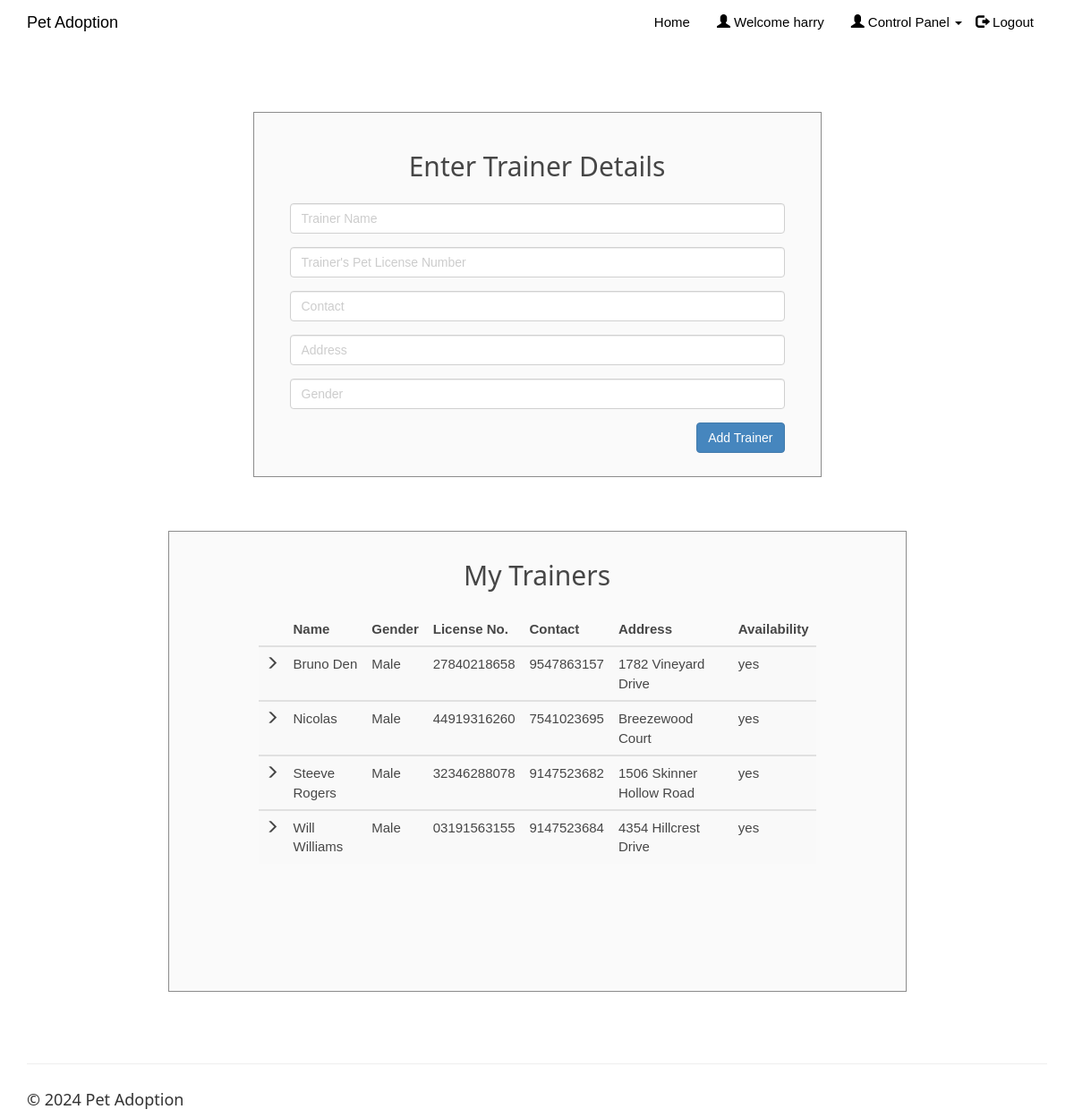
Page /enterdriver.php (signed in) on the committed database.
### tables this page shows
CREATE TABLE IF NOT EXISTS `owner` (
`owner_id` int(20) NOT NULL,
  `owner_name` varchar(50) NOT NULL,
  `dl_number` varchar(50) NOT NULL,
  `owner_phone` varchar(15) NOT NULL,
  `owner_address` varchar(50) NOT NULL,
  `owner_gender` varchar(10) NOT NULL,
  `client_username` varchar(50) NOT NULL,
  `owner_availability` varchar(10) NOT NULL
);

### enterdriver.php (the view, shortened to what this page needs)
<!DOCTYPE html>
<html>
<?php
include('session_client.php'); ?>
<head>
<link rel="stylesheet" href="assets/bootstrap/css/bootstrap.min.css">
<link rel="stylesheet" href="assets/fonts/font-awesome.min.css">
    <link rel="stylesheet" href="assets/w3css/w3.css">
<link rel="stylesheet" type="text/css" href="assets/css/customerlogin.css">
<link rel="stylesheet" type="text/css" media="screen" href="assets/css/clientpage.css" />
</head>
<body>
 <nav class="navbar navbar-custom navbar-fixed-top" role="navigation" style="color: black">
        <div class="container">
            <div class="navbar-header">
                <a class="navbar-brand page-scroll" href="index.php">
                   Pet Adoption </a>
            </div>
            <?php
                if(isset($_SESSION['login_client'])){
            ?>
            <div class="collapse navbar-collapse navbar-right navbar-main-collapse">
                <ul class="nav navbar-nav">
                    <li>
                        <a href="index.php">Home</a>
                    </li>
                    <li>
                        <a href="#"><span class="glyphicon glyphicon-user"></span> Welcome <?php echo $_SESSION['login_client']; ?></a>
                    </li>
                    <li>
                    <ul class="nav navbar-nav navbar-right">
            <li><a href="#" class="dropdown-toggle active" data-toggle="dropdown" role="button" aria-haspopup="true" aria-expanded="false"><span class="glyphicon glyphicon-user"></span> Control Panel <span class="caret"></span> </a>
            </li>
          </ul>
                    </li>
                    <li>
                        <a href="logout.php"><span class="glyphicon glyphicon-log-out"></span> Logout</a>
                    </li>
                </ul>
            </div>
            <?php
                }
                ?>
        </div>
    </nav>
    <div class="container" style="margin-top: 65px;" >
    <div class="col-md-7" style="float: none; margin: 0 auto;">
      <div class="form-area">
        <form role="form" action="enterdriver1.php" method="POST">
        <br style="clear: both">
          <h3 style="margin-bottom: 25px; text-align: center; font-size: 30px;"> Enter Trainer Details </h3>
          <div class="form-group">
            <input type="text" class="form-control" id="owner_name" name="owner_name" placeholder="Trainer Name " required autofocus="">
          </div>
          <div class="form-group">
            <input type="text" class="form-control" id="dl_number" name="dl_number" placeholder="Trainer's Pet License Number" required>
          </div>
          <div class="form-group">
            <input type="text" class="form-control" id="owner_phone" name="owner_phone" placeholder="Contact" required>
          </div>
          <div class="form-group">
            <input type="text" class="form-control" id="owner_address" name="owner_address" placeholder="Address" required>
          </div>
          <div class="form-group">
            <input type="text" class="form-control" id="owner_gender" name="owner_gender" placeholder="Gender" required>
          </div>
           <button type="submit" id="submit" name="submit" class="btn btn-primary pull-right"> Add Trainer</button>
        </form>
      </div>
    </div>
    <div class="col-md-9" style="float: none; margin: 0 auto;">
    <div class="form-area" style="padding: 0px 100px 100px 100px;">
        <form action="" method="POST">
        <br style="clear: both">
          <h3 style="margin-bottom: 25px; text-align: center; font-size: 30px;"> My Trainers </h3>
<?php
$user_check=$_SESSION['login_client'];
$sql = "SELECT * FROM owner d WHERE d.client_username='$user_check' ORDER BY owner_name";
$result = mysqli_query($conn, $sql);
if (mysqli_num_rows($result) > 0) {
  ?>
  <table class="table table-striped">
    <thead class="thead-dark">
      <tr>
        <th>     </th>
        <th> Name</th>
        <th> Gender </th>
        <th> License No. </th>
        <th> Contact </th>
        <th> Address </th>
        <th> Availability </th>
      </tr>
    </thead>
    <?PHP
      while($row = mysqli_fetch_assoc($result)){
    ?>
  <tbody>
    <tr>
      <td> <span class="glyphicon glyphicon-menu-right"></span> </td>
      <td><?php echo $row["owner_name"]; ?></td>
      <td><?php echo $row["owner_gender"]; ?></td>
      <td><?php echo $row["dl_number"]; ?></td>
      <td><?php echo $row["owner_phone"]; ?></td>
      <td><?php echo $row["owner_address"]; ?></td>
      <td><?php echo $row["owner_availability"]; ?></td>
    </tr>
  </tbody>
  <?php } ?>
  </table>
    <br>
  <?php } else { ?>
  <h4><center>0 Trainers available</center> </h4>
  <?php } ?>
        </form>
</div>
        </div>
    </div>
</body>
<footer class="site-footer">
        <div class="container">
            <hr>
            <div class="row">
                <div class="col-sm-6">
                    <h5>© <?php echo date("Y"); ?> Pet Adoption</h5>
                </div>
            </div>
        </div>
    </footer>
</html>

### Assets/w3css/w3.css (style rules this page uses)
*,*:before,*:after { box-sizing:inherit }
html { -ms-text-size-adjust:100%;-webkit-text-size-adjust:100% }
body { margin:0 }
article,aside,details,figcaption,figure,footer,header,main,menu,nav,section,summary { display:block }
a { background-color:transparent;-webkit-text-decoration-skip:objects }
hr { box-sizing:content-box;height:0;overflow:visible }
button,input,select,textarea { font:inherit;margin:0 }
button,input { overflow:visible }
button,select { text-transform:none }
button,html [type=button],[type=reset],[type=submit] { -webkit-appearance:button }
html,body { font-family:Verdana,sans-serif;font-size:15px;line-height:1.5 }
html { overflow-x:hidden }
h3 { font-size:24px }
h5 { font-size:18px }
h1,h2,h3,h4,h5,h6 { font-family:"Segoe UI",Arial,sans-serif;font-weight:400;margin:10px 0 }
hr { border:0;border-top:1px solid #eee;margin:20px 0 }
a { color:inherit }

### Assets/css/customerlogin.css (style rules this page uses)
body, html { height: 100%; }
body { padding-top: 50px; background-size: 100%; }
footer { display: block; }

### Assets/css/clientpage.css (style rules this page uses)
.form-area { background-color: #FAFAFA; padding: 10px 40px 60px; margin: 10px 0px 60px; border: 1px solid GREY; opacity: 0.9; }

### rows in the picture
owner: owner_name "Bruno Den", owner_gender "Male", dl_number "27840218658", owner_phone "9547863157", owner_address "1782 Vineyard Drive", owner_availability "yes"
owner: owner_name "Nicolas", owner_gender "Male", dl_number "44919316260", owner_phone "7541023695", owner_address "Breezewood Court", owner_availability "yes"
owner: owner_name "Steeve Rogers", owner_gender "Male", dl_number "32346288078", owner_phone "9147523682", owner_address "1506 Skinner Hollow Road", owner_availability "yes"
owner: owner_name "Will Williams", owner_gender "Male", dl_number "03191563155", owner_phone "9147523684", owner_address "4354 Hillcrest Drive", owner_availability "yes"

### other values in the picture
$_SESSION['login_client'] "harry"
